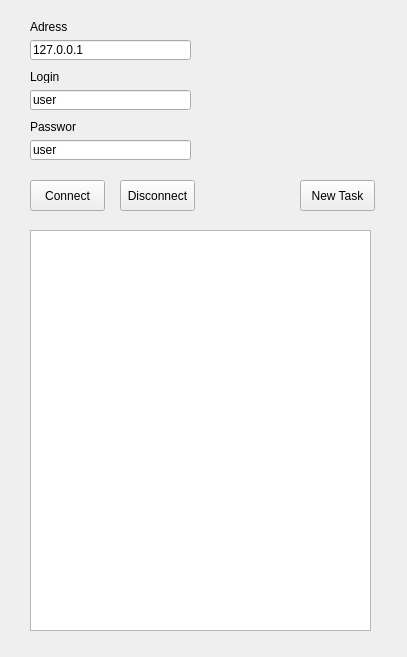
<?xml version="1.0" encoding="UTF-8"?>
<ui version="4.0">
 <class>MainWindow</class>
 <widget class="QMainWindow" name="MainWindow">
  <property name="geometry">
   <rect>
    <x>0</x>
    <y>0</y>
    <width>407</width>
    <height>657</height>
   </rect>
  </property>
  <property name="windowTitle">
   <string>netlab-client</string>
  </property>
  <widget class="QWidget" name="centralWidget">
   <widget class="QPushButton" name="pushButton">
    <property name="geometry">
     <rect>
      <x>30</x>
      <y>180</y>
      <width>75</width>
      <height>31</height>
     </rect>
    </property>
    <property name="text">
     <string>Connect</string>
    </property>
   </widget>
   <widget class="QPushButton" name="pushButton_2">
    <property name="geometry">
     <rect>
      <x>300</x>
      <y>180</y>
      <width>75</width>
      <height>31</height>
     </rect>
    </property>
    <property name="text">
     <string>New Task</string>
    </property>
   </widget>
   <widget class="QPushButton" name="pushButton_4">
    <property name="geometry">
     <rect>
      <x>120</x>
      <y>180</y>
      <width>75</width>
      <height>31</height>
     </rect>
    </property>
    <property name="text">
     <string>Disconnect</string>
    </property>
   </widget>
   <widget class="QListWidget" name="listWidget">
    <property name="geometry">
     <rect>
      <x>30</x>
      <y>230</y>
      <width>341</width>
      <height>401</height>
     </rect>
    </property>
    <property name="sortingEnabled">
     <bool>true</bool>
    </property>
   </widget>
   <widget class="QLineEdit" name="lineEdit">
    <property name="geometry">
     <rect>
      <x>30</x>
      <y>40</y>
      <width>161</width>
      <height>20</height>
     </rect>
    </property>
    <property name="text">
     <string>127.0.0.1</string>
    </property>
   </widget>
   <widget class="QLineEdit" name="lineEdit_2">
    <property name="geometry">
     <rect>
      <x>30</x>
      <y>90</y>
      <width>161</width>
      <height>20</height>
     </rect>
    </property>
    <property name="text">
     <string>user</string>
    </property>
   </widget>
   <widget class="QLineEdit" name="lineEdit_3">
    <property name="geometry">
     <rect>
      <x>30</x>
      <y>140</y>
      <width>161</width>
      <height>20</height>
     </rect>
    </property>
    <property name="text">
     <string>user</string>
    </property>
   </widget>
   <widget class="QLabel" name="label">
    <property name="geometry">
     <rect>
      <x>30</x>
      <y>20</y>
      <width>46</width>
      <height>13</height>
     </rect>
    </property>
    <property name="text">
     <string>Adress</string>
    </property>
   </widget>
   <widget class="QLabel" name="label_2">
    <property name="geometry">
     <rect>
      <x>30</x>
      <y>70</y>
      <width>46</width>
      <height>13</height>
     </rect>
    </property>
    <property name="text">
     <string>Login</string>
    </property>
   </widget>
   <widget class="QLabel" name="label_3">
    <property name="geometry">
     <rect>
      <x>30</x>
      <y>120</y>
      <width>46</width>
      <height>13</height>
     </rect>
    </property>
    <property name="text">
     <string>Password</string>
    </property>
   </widget>
  </widget>
 </widget>
 <layoutdefault spacing="6" margin="11"/>
 <resources/>
 <connections/>
</ui>
